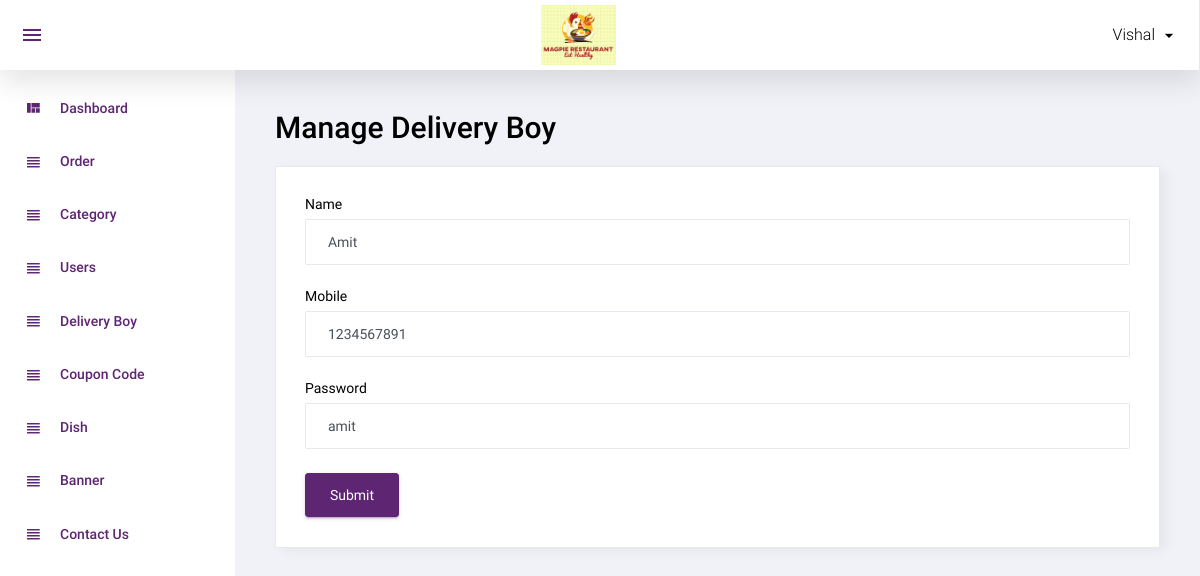
The app's page /admin/manage_delivery_boy.php?id=2 (signed in) with its own data.
### tables this page shows
CREATE TABLE `delivery_boy` (
  `id` int(11) NOT NULL,
  `name` varchar(50) NOT NULL,
  `mobile` varchar(50) NOT NULL,
  `password` varchar(50) NOT NULL,
  `status` int(11) NOT NULL,
  `added_on` datetime NOT NULL
);

### function.inc.php (called while the page is built, shortened)
<?php
function get_safe_value($str)
{
  global $con;
  $str = mysqli_real_escape_string($con, $str);
  return $str;
}
?>

### admin/manage_delivery_boy.php (the view, shortened to what this page needs)
<?php
include('top.php');
$name="";
$mobile="";
$password="";
if(isset($_GET['id']) && $_GET['id']>0){
	$id=get_safe_value($_GET['id']);
	$row=mysqli_fetch_assoc(mysqli_query($con,"select * from delivery_boy where id='$id'"));
	$name=$row['name'];
	$password=$row['password'];
	$mobile=$row['mobile'];
}
?>
<div class="row">
			<h1 class="grid_title ml10 ml15">Manage Delivery Boy</h1>
            <div class="col-12 grid-margin stretch-card">
              <div class="card">
                <div class="card-body">
                  <form class="forms-sample" method="post">
                    <div class="form-group">
                      <label for="exampleInputName1">Name</label>
                      <input type="text" class="form-control" placeholder="name" name="name" required value="<?php echo $name?>">
                    </div>
					<div class="form-group">
                      <label for="exampleInputName1">Mobile</label>
                      <input type="text" class="form-control" placeholder="mobile" name="mobile" required value="<?php echo $mobile?>">
                    </div>
                    <div class="form-group">
                      <label for="exampleInputEmail3" required>Password</label>
                      <input type="textbox" class="form-control" placeholder="Password" name="password"  value="<?php echo $password?>">
                    </div>
                    <button type="submit" class="btn btn-primary mr-2" name="submit">Submit</button>
                  </form>
                </div>
              </div>
            </div>
		 </div>
<?php include('footer.php');?>

### records on screen
delivery_boy: name "Amit", mobile "1234567891", password "amit"

### other values on screen
$_SESSION['ADMIN_USER'] "Vishal"
